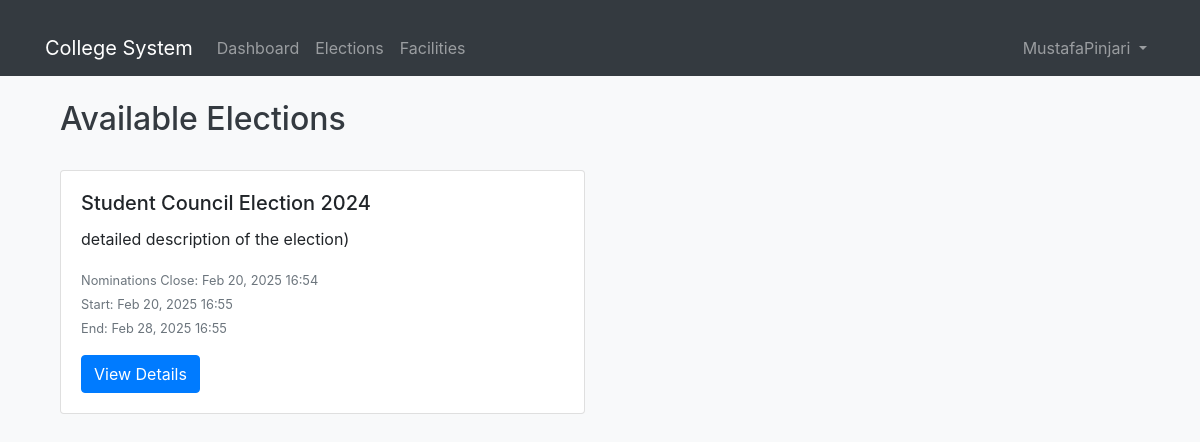
/elections/ (signed in), run on the app's committed database.
### accounts/models.py (models this page shows, shortened)
class User(AbstractUser):
    ROLES = (
        ('student', 'Student'),
        ('faculty', 'Faculty'),
        ('admin', 'Administrator'),
        ('staff', 'Staff')  # Added staff role
    )
    DEPARTMENTS = (
        ('cs', 'Computer Science'),
        ('it', 'Information Technology'),
        ('ec', 'Electronics & Communication'),
        ('me', 'Mechanical Engineering'),
        ('ce', 'Civil Engineering'),
        ('admin', 'Administration')
    )
    role = models.CharField(max_length=20, choices=ROLES)
    department = models.CharField(max_length=100, choices=DEPARTMENTS)
    student_id = models.CharField(max_length=20, blank=True, null=True)
    phone = models.CharField(max_length=15)
    profile_picture = models.ImageField(upload_to='profile_pics/', blank=True, null=True)
    bio = models.TextField(max_length=500, blank=True)
    date_of_birth = models.DateField(null=True, blank=True)
    address = models.TextField(blank=True)
    emergency_contact = models.CharField(max_length=15, blank=True)
    linkedin_profile = models.URLField(max_length=200, blank=True)
    github_profile = models.URLField(max_length=200, blank=True)
    groups = models.ManyToManyField(
        'auth.Group',
        related_name='custom_user_set',
        blank=True,
        help_text='The groups this user belongs to.',
        verbose_name='groups',
    )
    user_permissions = models.ManyToManyField(
        'auth.Permission',
        related_name='custom_user_set',
        blank=True,
        help_text='Specific permissions for this user.',
        verbose_name='user permissions',
    )
    health_requests = models.TextField(blank=True)  # Field to store health requests
    leave_requests = models.TextField(blank=True)    # Field to store leave requests
    class Meta:
        permissions = [
            ("can_view_dashboard", "Can view dashboard"),
            ("can_manage_elections", "Can manage elections"),
            ("can_manage_facilities", "Can manage facilities"),
            ("can_handle_complaints", "Can handle complaints"),
        ]

### elections/models.py (models this page shows, shortened)
class Election(models.Model):
    title = models.CharField(max_length=200)
    description = models.TextField()
    start_date = models.DateTimeField()
    end_date = models.DateTimeField()
    is_active = models.BooleanField(default=True)
    created_at = models.DateTimeField(default=timezone.now)
    nomination_end_date = models.DateTimeField(default=timezone.now)

### elections/views.py (the view)
# urls.py: path('', views.election_list, name='list'),
@login_required
def election_list(request):
    active_elections = Election.objects.filter(is_active=True).order_by('-start_date')
    user_nominations = {
        nom.election_id: nom
        for nom in Nomination.objects.filter(user=request.user)
    }
    return render(request, 'elections/election_list.html', {
        'elections': active_elections,
        'user_nominations': user_nominations
    })

### elections/templates/elections/election_list.html (shortened to what this page needs)
{% extends 'base.html' %}
{% load election_tags %}
{% block content %}
<div class="container mt-4">
    <div class="d-flex justify-content-between align-items-center mb-4">
        <h2>Available Elections</h2>
    </div>
    {% if elections %}
        <div class="row">
            {% for election in elections %}
                <div class="col-md-6 mb-4">
                    <div class="card">
                        <div class="card-body">
                            <h5 class="card-title">{{ election.title }}</h5>
                            <p class="card-text">{{ election.description|truncatewords:30 }}</p>
                            <div class="text-muted mb-3">
                                <small>Nominations Close: {{ election.nomination_end_date|date:"M d, Y H:i" }}</small><br>
                                <small>Start: {{ election.start_date|date:"M d, Y H:i" }}</small><br>
                                <small>End: {{ election.end_date|date:"M d, Y H:i" }}</small>
                            </div>
                            <a href="{% url 'elections:detail' election.id %}" class="btn btn-primary">View Details</a>
                        </div>
                    </div>
                </div>
            {% endfor %}
        </div>
    {% else %}
        <div class="alert alert-info">
            No active elections available at the moment.
        </div>
    {% endif %}
</div>
{% endblock %}

### templates/base.html (shortened to what this page needs)
{% load static %}
<!DOCTYPE html>
<html lang="en">
<head>
    <link href="https://cdn.jsdelivr.net/npm/bootstrap@5.1.3/dist/css/bootstrap.min.css" rel="stylesheet">
    <link href="https://stackpath.bootstrapcdn.com/bootstrap/4.5.2/css/bootstrap.min.css" rel="stylesheet">
    <link rel="stylesheet" href="{% static 'css/styles.css' %}">
    <link rel="stylesheet" href="https://cdnjs.cloudflare.com/ajax/libs/font-awesome/6.0.0-beta3/css/all.min.css">
    <link rel="stylesheet" href="https://cdnjs.cloudflare.com/ajax/libs/sweetalert/1.1.3/sweetalert.min.css">
</head>
<body>
    <nav class="navbar navbar-expand-lg navbar-dark bg-dark">
        <div class="container">
            <a class="navbar-brand" href="{% url 'accounts:dashboard' %}">College System</a>
            <div class="collapse navbar-collapse" id="navbarNav">
                {% if user.is_authenticated %}
                    <ul class="navbar-nav me-auto">
                        <li class="nav-item">
                            <a class="nav-link" href="{% url 'accounts:dashboard' %}">Dashboard</a>
                        </li>
                        <li class="nav-item">
                            <a class="nav-link" href="{% url 'elections:list' %}">Elections</a>
                        </li>
                        <li class="nav-item">
                            <a class="nav-link" href="{% url 'facilities:facility_list' %}">Facilities</a>
                        </li>
                    </ul>
                    <ul class="navbar-nav">
                        <li class="nav-item dropdown">
                            <a class="nav-link dropdown-toggle" href="#" id="navbarDropdown" role="button" data-bs-toggle="dropdown">
                                {{ user.get_full_name|default:user.username }}
                            </a>
                        </li>
                    </ul>
                {% endif %}
            </div>
        </div>
    </nav>
    <div class="container mt-4">
        {% block content %}{% endblock %}
    </div>
</body>
</html>

### static/css/styles.css (style rules this page uses)
body { background-color: #f8f9fa; }
h2, h3 { color: #343a40; }
.card { transition: transform 0.2s; }
.btn-primary { background-color: #007bff; border-color: #007bff; }
.container { margin-top: 20px; }

### data on the page
User: get_full_name "MustafaPinjari"
Election: title "Student Council Election 2024", description "detailed description of the election)", nomination_end_date "Feb 20, 2025 16:54", start_date "Feb 20, 2025 16:55", end_date "Feb 28, 2025 16:55"
